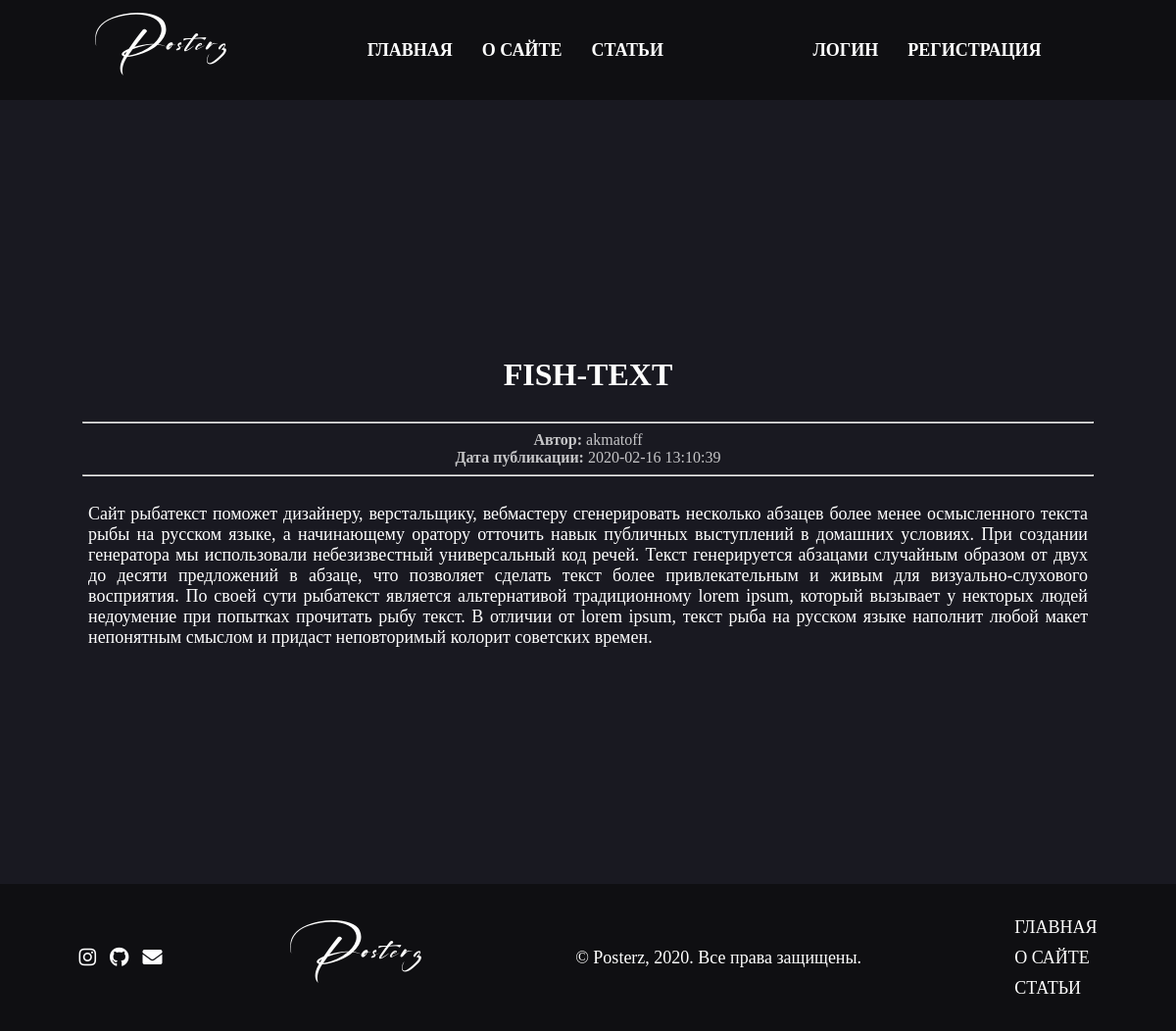
Screenshot of /article/2/ with the database file from the repository.
### tables this page shows
CREATE TABLE articles (id INTEGER PRIMARY KEY AUTOINCREMENT, title VARCHAR (255), author VARCHAR (100), body TEXT, create_date DATETIME DEFAULT (CURRENT_TIMESTAMP));

### app.py (the view)
@app.route('/article/<string:id>/')
def article(id):
  con = sqlite3.connect('posterz.db')
  con.row_factory = dict_factory
  cur = con.cursor()
  result = cur.execute("SELECT * FROM articles WHERE id = ?", [id])
  article = cur.fetchone()
  return render_template('article.html', article=article)

### app.py (called while the page is built)
def dict_factory(cursor, row):
    d = {}
    for idx, col in enumerate(cursor.description):
        d[col[0]] = row[idx]
    return d

### templates/article.html (shortened to what this page needs)
{% extends 'layout.html' %}
{% block content %}
    <div id="container">
        <h1 id="header-text">{{article.title}}</h1>
        <hr>
        <small><b>Автор:</b> {{article.author}}<br><b>Дата публикации:</b> {{article.create_date}}</small>
        <hr>
        <div id="article-body">
            {{article.body}}
        </div>
    </div>
{% endblock %}

### static/css/style.css (style rules this page uses)
* { box-sizing: border-box; }
body { margin: 0; padding: 0; font-family: San Francisco; display: flex; align-items: center; justify-items: center; flex-direction: column; }
#container { display: flex; width: 100%; height: 100vh; min-height: 50vh; background-color: #191921; justify-content: center; align-self: center; align-items: center; flex-direction: column; }
#header-text { color: white; font-weight: bold; }
#article-body { width: 85%; height: auto; color: white; text-align: justify; font-size: 18px; font-weight: 200; margin-top: 20px; }
small { color: #c5c5c7; font-size: 16px; font-weight: 100; text-align: center; }
hr { color: #c5c5c5; width: 86%; }

### rows the page displays
articles: title "FISH-TEXT", author "akmatoff", create_date "2020-02-16 13:10:39", body "Сайт рыбатекст поможет дизайнеру, верстальщику, вебмастеру сгенерировать несколько абзацев более менее осмысленного текста рыбы на русском языке, а начинающему оратору отточить навык публичных выступлений в домашних условиях. При создании генератора мы использовали небезизвестный универсальный код речей. Текст генерируется абзацами случайным образом от двух до десяти предложений в абзаце, что позволяет сделать текст более привлекательным и живым для визуально-слухового восприятия. По своей сути рыбатекст является альтернативой традиционному lorem ipsum, который вызывает у некторых людей недоумение при попытках прочитать рыбу текст. В отличии от lorem ipsum, текст рыба на русском языке…"
